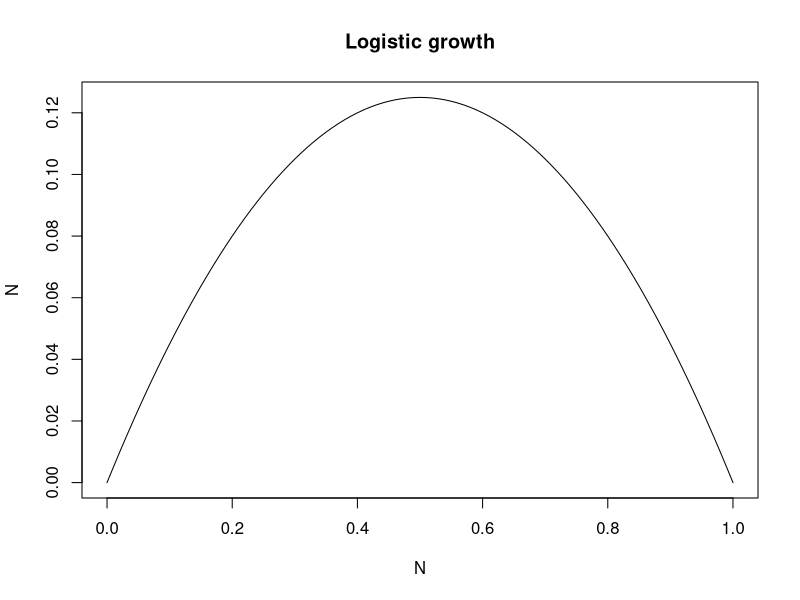
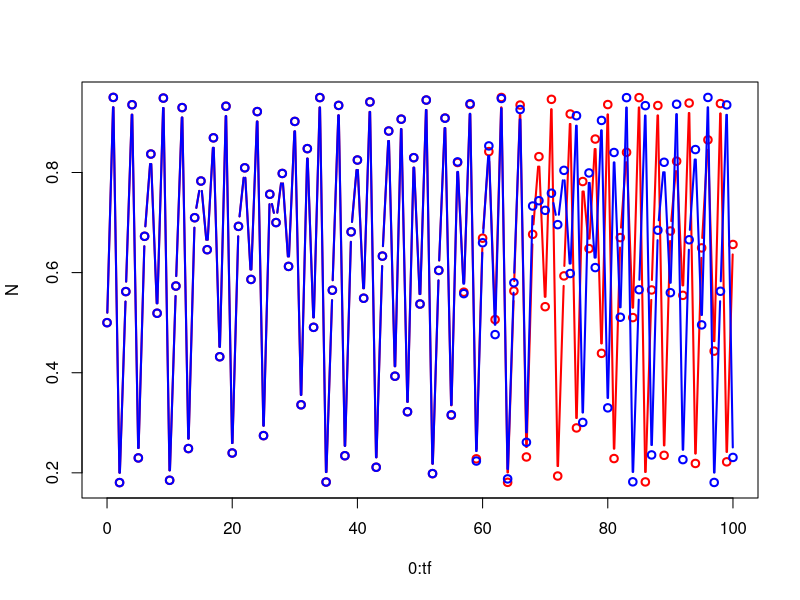

Write R code to recreate these figures, in order.
f = function(x, r = 0.5) {
  return(r * x * (1 - x))
}

curve(f(x), from = 0, to = 1, xlab = "N", ylab = "N", main = "Logistic growth")

N = c(0.5)
N2 = c(0.5000001)
tf = 100

for (i in 1:tf) {
  N = c(N, f(N[length(N)], 3.8))
  N2 = c(N2, f(N2[length(N2)], 3.8))
}

plot(0:tf, N, type = "b", lwd = 2, col = "red")
lines(0:tf, N2, type = "b", lwd = 2, col = "blue")
